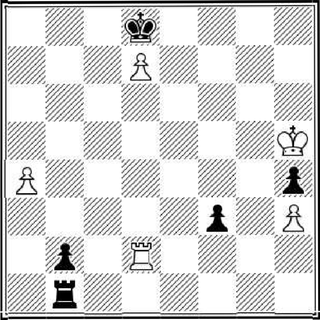
#> input picture tests/data/local_ocr/board_1.png, 320 x 320 px; its folder holds only this picture in this run
$ python -i board_detection.py   (imports and definitions only)
#> lines starting #> are read from the running program, lines starting #| are printed output that depends on the picture; after the words box and inside, x2 and y2 are one past the last pixel; in counts of white or black regions, pixels touching at a corner belong together
#> further down, picture is the input picture: shape (320, 320, 3); min 0, max 255, mean 213.8
from __future__ import annotations

import logging
import math

import cv2
import numpy as np

from .config import BOARD_SIZE, CELL_SIZE, DEFAULT_MAX_BOARDS, DEFAULT_READING_ORDER, ReadingOrder

logger = logging.getLogger(__name__)


class NoBoardDetectedError(RuntimeError):
    pass


def order_quad_points(points: np.ndarray) -> np.ndarray:
    pts = np.array(points, dtype=np.float32).reshape(4, 2)
    s = pts.sum(axis=1)
    diff = np.diff(pts, axis=1).reshape(-1)

    ordered = np.zeros((4, 2), dtype=np.float32)
    ordered[0] = pts[np.argmin(s)]  # top-left
    ordered[2] = pts[np.argmax(s)]  # bottom-right
    ordered[1] = pts[np.argmin(diff)]  # top-right
    ordered[3] = pts[np.argmax(diff)]  # bottom-left
    return ordered


def warp_from_quad(image_rgb: np.ndarray, quad: np.ndarray, target_size: int = BOARD_SIZE) -> np.ndarray:
    src = order_quad_points(quad)
    dst = np.array(
        [
            [0, 0],
            [target_size - 1, 0],
            [target_size - 1, target_size - 1],
            [0, target_size - 1],
        ],
        dtype=np.float32,
    )
    matrix = cv2.getPerspectiveTransform(src, dst)
    return cv2.warpPerspective(image_rgb, matrix, (target_size, target_size))


def _contour_geometry_score(quad: np.ndarray, image_area: float) -> float:
    area = cv2.contourArea(quad.astype(np.float32))
    if area <= 0:
        return 0.0
    # Keep small diagrams but reject tiny noisy contours.
    if area < image_area * 0.004:
        return 0.0

    x, y, w, h = cv2.boundingRect(quad.astype(np.int32))
    if h == 0:
        return 0.0
    ratio = w / float(h)
    if ratio < 0.62 or ratio > 1.62:
        return 0.0

    area_ratio = area / image_area
    # Saturates to avoid very large non-board boxes dominating by area only.
    area_component = min(area_ratio / 0.12, 1.0)
    squareness = max(0.0, 1.0 - (abs(math.log(ratio)) / math.log(1.62)))
    return area_component * (squareness**2.4)


def _bbox_from_quad(quad: np.ndarray) -> tuple[int, int, int, int]:
    xs = quad[:, 0]
    ys = quad[:, 1]
    x0, y0 = int(np.min(xs)), int(np.min(ys))
    x1, y1 = int(np.max(xs)), int(np.max(ys))
    return x0, y0, max(1, x1 - x0), max(1, y1 - y0)


def _bbox_iou(box_a: tuple[int, int, int, int], box_b: tuple[int, int, int, int]) -> float:
    ax, ay, aw, ah = box_a
    bx, by, bw, bh = box_b
    ax2, ay2 = ax + aw, ay + ah
    bx2, by2 = bx + bw, by + bh

    ix1, iy1 = max(ax, bx), max(ay, by)
    ix2, iy2 = min(ax2, bx2), min(ay2, by2)
    iw, ih = max(0, ix2 - ix1), max(0, iy2 - iy1)
    inter = iw * ih
    if inter <= 0:
        return 0.0
    union = aw * ah + bw * bh - inter
    return inter / float(union) if union > 0 else 0.0


# [35 lines left out: function _sort_selected_candidates, not called in this run]


def _bbox_visible_ratio(bbox: tuple[int, int, int, int], image_shape: tuple[int, int, int]) -> float:
    x, y, w, h = bbox
    if w <= 0 or h <= 0:
        return 0.0

    img_h, img_w = image_shape[:2]
    ix1 = max(0, x)
    iy1 = max(0, y)
    ix2 = min(img_w, x + w)
    iy2 = min(img_h, y + h)
    iw = max(0, ix2 - ix1)
    ih = max(0, iy2 - iy1)
    return (iw * ih) / float(w * h)


def _quad_point_inside_ratio(
    quad: np.ndarray,
    image_shape: tuple[int, int, int],
    margin_ratio: float = 0.015,
) -> float:
    img_h, img_w = image_shape[:2]
    margin_x = img_w * margin_ratio
    margin_y = img_h * margin_ratio
    inside = (
        (quad[:, 0] >= -margin_x)
        & (quad[:, 0] <= (img_w - 1) + margin_x)
        & (quad[:, 1] >= -margin_y)
        & (quad[:, 1] <= (img_h - 1) + margin_y)
    )
    return float(np.mean(inside))


def _periodic_peak_score(profile: np.ndarray, period: int) -> float:
    if profile.size <= period:
        return 0.0
    expected = [period * i for i in range(1, 8)]
    peaks: list[float] = []
    radius = max(2, period // 8)
    for center in expected:
        left = max(0, center - radius)
        right = min(profile.size, center + radius + 1)
        if right <= left:
            continue
        peaks.append(float(np.max(profile[left:right])))
    if not peaks:
        return 0.0

    baseline = float(np.percentile(profile, 55))
    spread = float(np.percentile(profile, 90) - baseline)
    if spread <= 1e-6:
        return 0.0
    return float(np.clip((np.mean(peaks) - baseline) / spread, 0.0, 1.0))


def _board_pattern_score(warped_rgb: np.ndarray) -> float:
    gray = cv2.cvtColor(warped_rgb, cv2.COLOR_RGB2GRAY).astype(np.float32)
    # 20 px per cell: enough for line and checker texture cues.
    small = cv2.resize(gray, (160, 160), interpolation=cv2.INTER_AREA)

    cell_means = small.reshape(8, 20, 8, 20).mean(axis=(1, 3))
    parity = (np.indices((8, 8)).sum(axis=0) % 2) == 0
    even_cells = cell_means[parity]
    odd_cells = cell_means[~parity]
    contrast = abs(float(even_cells.mean()) - float(odd_cells.mean())) / 255.0
    within_var = (float(even_cells.std()) + float(odd_cells.std())) / (2.0 * 255.0)
    checker_score = float(np.clip(contrast * 2.4 - within_var * 0.9, 0.0, 1.0))

    gx = np.abs(np.diff(small, axis=1)).mean(axis=0)
    gy = np.abs(np.diff(small, axis=0)).mean(axis=1)
    grid_score = (_periodic_peak_score(gx, period=20) + _periodic_peak_score(gy, period=20)) / 2.0

    return float(np.clip(0.6 * checker_score + 0.4 * grid_score, 0.0, 1.0))


def _extract_candidate_quads(image_rgb: np.ndarray) -> list[tuple[np.ndarray, float, tuple[int, int, int, int]]]:
    gray = cv2.cvtColor(image_rgb, cv2.COLOR_RGB2GRAY)
    blur = cv2.GaussianBlur(gray, (5, 5), 0)
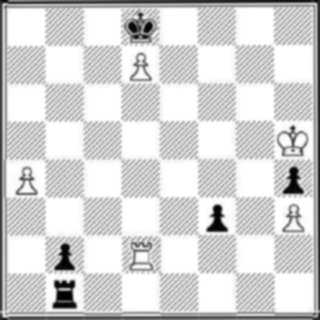
#> blur: shape (320, 320); min 0, max 255, mean 213.5
    thresh_base = cv2.adaptiveThreshold(
        blur,
        255,
        cv2.ADAPTIVE_THRESH_GAUSSIAN_C,
        cv2.THRESH_BINARY_INV,
        41,
        8,
    )
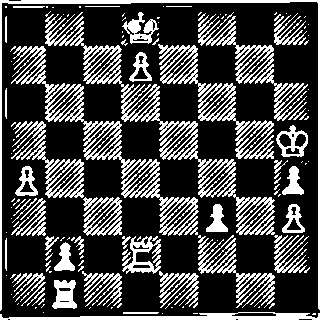
#> thresh_base: shape (320, 320); 27.8% white; 186 white regions (90 under 20 px), largest, box (x1, y1, x2, y2) and area: (0, 0, 320, 311) 2272, (32, 70, 160, 198) 2220, (0, 312, 320, 320) 1416
    image_area = float(image_rgb.shape[0] * image_rgb.shape[1])
#> image_area = 102400
    raw_candidates: list[tuple[np.ndarray, float, tuple[int, int, int, int], float]] = []
    kernel = np.ones((3, 3), np.uint8)
    threshold_passes = [thresh_base, cv2.morphologyEx(thresh_base, cv2.MORPH_CLOSE, kernel, iterations=1)]

    for thresh in threshold_passes:
        # RETR_LIST keeps inner contours too. This helps when board is inside a larger rectangle.
        contours, _ = cv2.findContours(thresh, cv2.RETR_LIST, cv2.CHAIN_APPROX_SIMPLE)
        for contour in contours:
            if len(contour) < 4:
                continue
            perimeter = cv2.arcLength(contour, True)
            if perimeter <= 0:
                continue
            approx = cv2.approxPolyDP(contour, 0.02 * perimeter, True)

            if len(approx) == 4:
                quad = approx.reshape(4, 2).astype(np.float32)
            else:
                rect = cv2.minAreaRect(contour)
                quad = cv2.boxPoints(rect).astype(np.float32)

            geom_score = _contour_geometry_score(quad, image_area)
            if geom_score <= 0:
                continue

            bbox = _bbox_from_quad(quad)
            # Reject heavily out-of-frame quads; they tend to produce page-level false positives.
            if _bbox_visible_ratio(bbox, image_rgb.shape) < 0.65:
                continue
            if _quad_point_inside_ratio(quad, image_rgb.shape) < 0.5:
                continue

            warped = warp_from_quad(image_rgb, quad, target_size=320)
            pattern_score = _board_pattern_score(warped)
            score = geom_score * (0.55 + 0.45 * pattern_score)
            quad_area = float(cv2.contourArea(quad.astype(np.float32)))
            raw_candidates.append((quad, float(score), bbox, quad_area))
#> this loop made 2 passes
#> pass 1, in _board_pattern_score, `gray = cv2.cvtColor(warped_rgb, cv2.COLOR_RGB2GRAY).astype(np.float32)`:
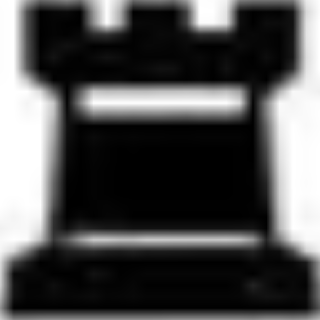
#> gray: shape (320, 320) float32; min 0, max 255, mean 79.6
#> pass 1, in _board_pattern_score (call 2), `gray = cv2.cvtColor(warped_rgb, cv2.COLOR_RGB2GRAY).astype(np.float32)`:
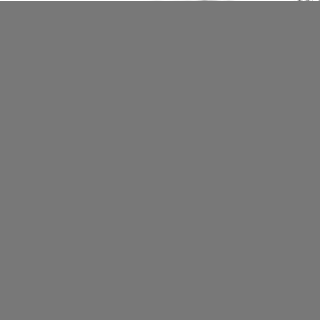
#> gray: shape (320, 320) float32; min 113, max 255, mean 120.4
#> after the loop:
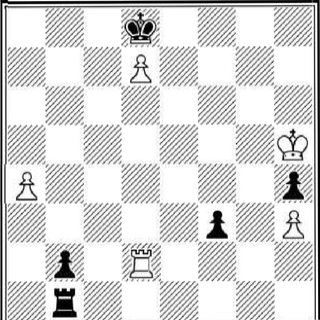
#> warped: shape (320, 320, 3); min 0, max 255, mean 215.6

    if not raw_candidates:
        return []

    raw_candidates.sort(key=lambda item: item[1], reverse=True)
    deduped: list[tuple[np.ndarray, float, tuple[int, int, int, int], float]] = []
    for candidate in raw_candidates:
        _, _, bbox, _ = candidate
        if any(_bbox_iou(bbox, kept_bbox) > 0.9 for _, _, kept_bbox, _ in deduped):
            continue
        deduped.append(candidate)
#> this loop made 55 passes

    largest_area = max(item[3] for item in deduped)
    min_relative_area = largest_area * 0.02
    candidates = [item[:3] for item in deduped if item[3] >= min_relative_area]

    candidates.sort(key=lambda item: item[1], reverse=True)
    return candidates


# [80 lines left out: functions detect_boards, detect_board, split_board_into_cells, not called in this run]

>>> import cv2
>>> picture = cv2.cvtColor(cv2.imread('../../../../tests/data/local_ocr/board_1.png'), cv2.COLOR_BGR2RGB)
>>> result = _extract_candidate_quads(picture)

$ run again, on tests/data/local_ocr/board_2.png
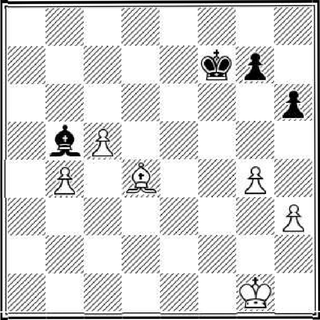
#> input picture tests/data/local_ocr/board_2.png, 320 x 320 px
#> picture is the input picture: shape (320, 320, 3); min 0, max 255, mean 214.8
#> in _extract_candidate_quads, `thresh_base = cv2.adaptiveThreshold( blur, 255, cv2.ADAPTIVE_THRESH_GA..`:
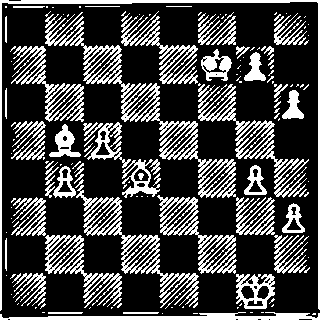
#> thresh_base: shape (320, 320); 27.2% white; 201 white regions (100 under 20 px), largest, box (x1, y1, x2, y2) and area: (0, 0, 320, 311) 2273, (70, 32, 198, 159) 2232, (83, 197, 174, 287) 1628
#> the loop in _extract_candidate_quads, `for thresh in threshold_passes:` made 2 passes
#> after the loop in _extract_candidate_quads, `for thresh in threshold_passes:`:
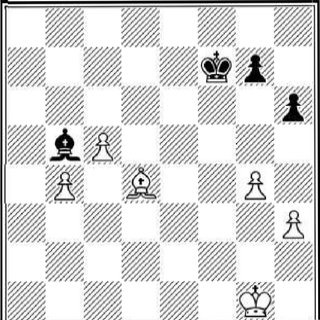
#> warped: shape (320, 320, 3); min 0, max 255, mean 216.6
#> the loop in _extract_candidate_quads, `for candidate in raw_candidates:` made 51 passes
